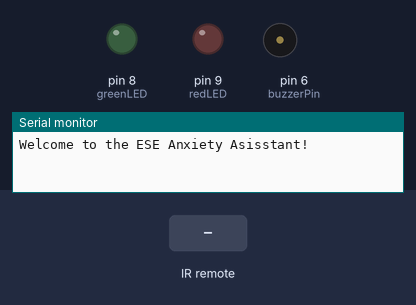
Bench run of a sketch on a simulated Arduino Uno, built with avr-gcc and run on an emulated ATmega328P. On the bench: output pins drawn as LEDs (lit = HIGH), buzzer (waves = sounding, pin HIGH), the last lines printed to the serial monitor. The inputs (shaded band) are chosen by the test bench.

Above: at 3.2 s.
3.3 s: infrared code 0xC received
At 7.9 s:
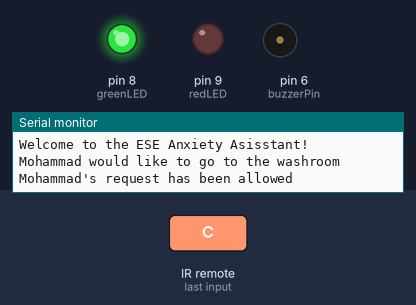
8.2 s: infrared code 0x18 received
At 9.87 s:
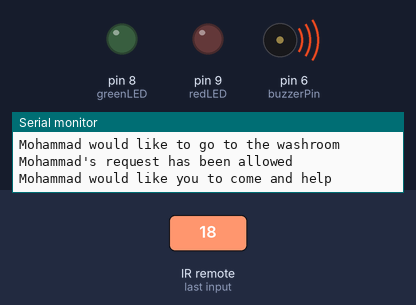
14.2 s: infrared code 0x5E received
At 21.03 s:
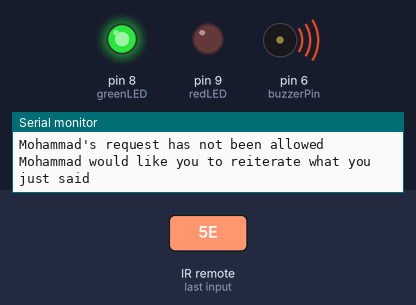
Timing chart, 0 to 25.4 s (numbered marks = the images above; inputs shaded):
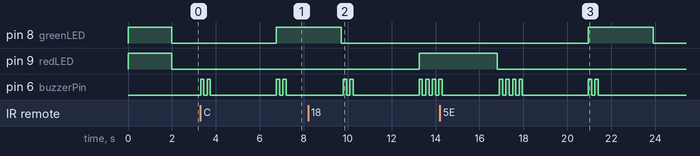

Measured:
- after the input at 3.3 s, pin 8 (greenLED): LOW → HIGH after 3.5 s; pin 6 (buzzerPin): LOW → HIGH at once, → LOW 0.15 s later, → HIGH 0.15 s later, → LOW 0.15 s later, … (8 changes in this stretch)
- after the input at 8.2 s, pin 9 (redLED): LOW → HIGH after 5.1 s; pin 6 (buzzerPin): goes HIGH 0.15 s, LOW 0.15 s, HIGH 0.15 s, LOW 3.0 s, 3 × (HIGH 0.15 s, LOW 0.15 s), then HIGH, starting after 1.6 s
- after the input at 14.2 s, pin 8 (greenLED): LOW → HIGH after 6.8 s, → LOW 3.0 s later

The sketch:

Anxiety_Assistant__final_version_for_submission_and_judging_.ino
```cpp
// Libraries needed for anxiety assistant function
#include <IRremote.hpp>

// Pin assignments
const int RECV_PIN = 7;
const int buzzerPin = 6;

const int greenLED = 8;
const int redLED = 9;

IRrecv irrecv(RECV_PIN);
decode_results results;

void setup()
{
  Serial.begin(9600);

  Serial.println("Welcome to the ESE Anxiety Asisstant!");

  //lcd.begin(16, 2);

  //lcd.print("Hello world");

  IrReceiver.begin(RECV_PIN, ENABLE_LED_FEEDBACK); // Start the receiver

  // Sets up output devices
  pinMode(buzzerPin, OUTPUT);

  pinMode(greenLED, OUTPUT);
  pinMode(redLED, OUTPUT);

  // Test for output devices

  digitalWrite(greenLED, HIGH);
  digitalWrite(redLED, HIGH);

  digitalWrite(buzzerPin, LOW);

  delay(2000);

  digitalWrite(greenLED, LOW);
  digitalWrite(redLED, LOW);

  digitalWrite(buzzerPin, LOW);
}


// Beeps buzzer twice for notifications
void beepTwice()
{
  digitalWrite(buzzerPin, HIGH);
  delay(150);
  digitalWrite(buzzerPin, LOW);
  delay(150);
  digitalWrite(buzzerPin, HIGH);
  delay(150);
  digitalWrite(buzzerPin, LOW);
}

// Below are yes and no responses, as physical buttons were not available to control the yes and no functions on the teachers end
void teacherYesResponse()
{
  digitalWrite(greenLED, HIGH);
  digitalWrite(redLED, LOW);
  beepTwice();
  Serial.println("Mohammad's request has been allowed");
  delay(2500);
  digitalWrite(greenLED, LOW);
}

void teacherNoResponse()
{
  digitalWrite(redLED, HIGH);
  digitalWrite(greenLED, LOW);
  beepTwice();
  Serial.println("Mohammad's request has not been allowed");
  delay(150);
  beepTwice();
  delay(2500);
  digitalWrite(redLED, LOW);
}

// Receives IR sensing from input off remote
void loop() {
  if (IrReceiver.decode())
  {
    switch(IrReceiver.decodedIRData.command) // Depending on the integer values that the IR remote returns, it outputs a message
    {
      // Different options for the bathroom, getting help, and reiterating what a teacher just said, will beep twice to notify the teacher
      case 12: // Button 1
        Serial.println("Mohammad would like to go to the washroom");
        beepTwice();
        delay(3000);
        teacherYesResponse();
        break;

      case 24: // Button 2
        Serial.println("Mohammad would like you to come and help");
        beepTwice();
        delay(3000);
        teacherNoResponse();
        break;

      case 94: // Button 3
        Serial.println("Mohammad would like you to reiterate what you just said");
        beepTwice();
        delay(150);
        beepTwice();
        delay(3000);
        teacherYesResponse();
        break;

      default:
        break;
    }

    IrReceiver.resume(); // Enable receiving of the next value
  }
  delay(100);
}
```
